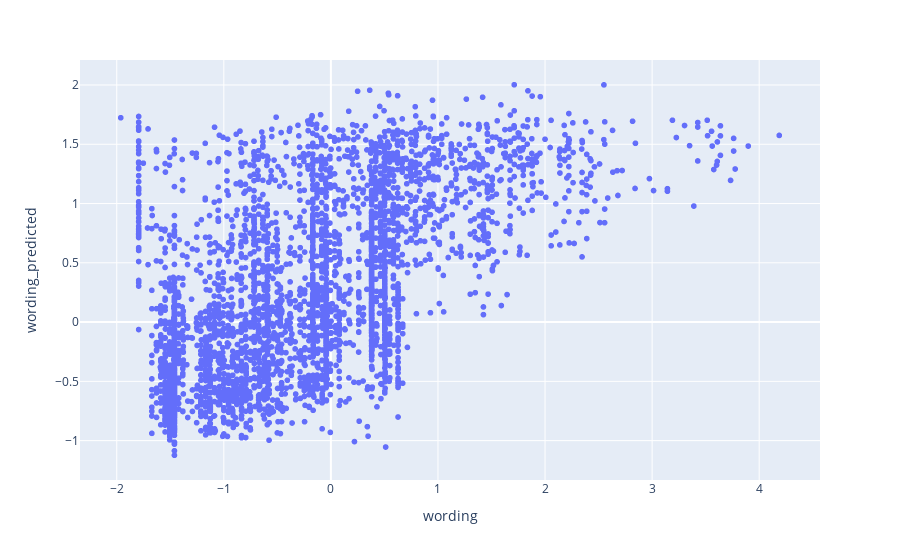

Write notebook code for a chart like this one.
### Code cell
validate.plot.scatter(x="wording", y='wording_predicted')

### Figure 1 — Plotly figure (JSON) as saved in the notebook; plotly's stock layout.template omitted (floating-point values rounded to 4 significant figures; data arrays with more than 128 entries replaced by an {"elided": "..."} marker saying what was removed)
{"data": [{"hovertemplate": "wording=%{x}<br>wording_predicted=%{y}<extra></extra>", "legendgroup": "", "marker": {"color": "#636efa", "symbol": "circle"}, "mode": "markers", "name": "", "showlegend": false, "type": "scattergl", "x": {"elided": "4053 float values"}, "xaxis": "x", "y": {"elided": "4053 float values"}, "yaxis": "y"}], "layout": {"legend": {"tracegroupgap": 0}, "margin": {"t": 60}, "xaxis": {"anchor": "y", "domain": [0, 1], "title": {"text": "wording"}}, "yaxis": {"anchor": "x", "domain": [0, 1], "title": {"text": "wording_predicted"}}}}
